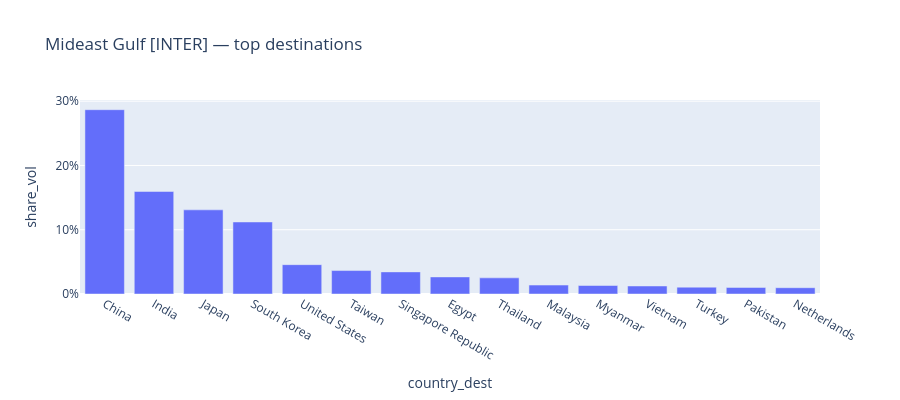
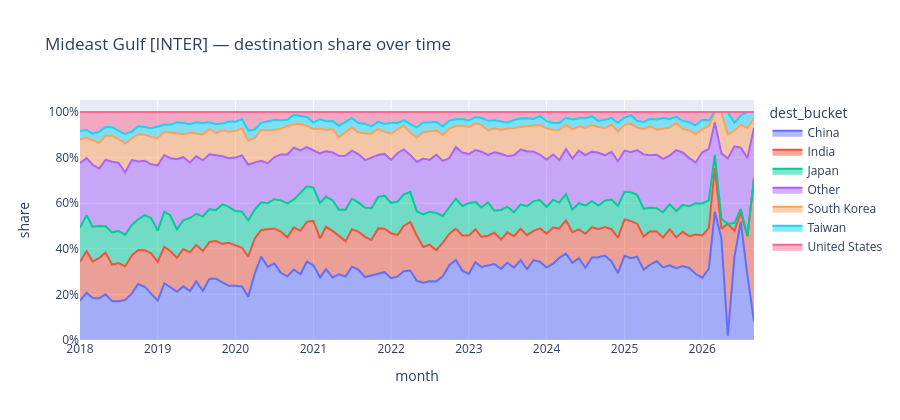

The notebook cell saved with these charts, in order:
### Markdown cell above
## 2. Destination mix

### Code cell
if FLOW_SCOPE == "INTRA":
    dz = (
        df.groupby("zone_dest", as_index=False)
        .agg(cargoes=("trade_id", "nunique"), volume_bbl=("volume_bbl", "sum"))
        .sort_values("volume_bbl", ascending=False)
    )
    dz["share_vol"] = dz["volume_bbl"] / dz["volume_bbl"].sum()
    display(Markdown("### Top discharge zones (INTRA)"))
    display(dz.head(15))
    fig = px.bar(dz.head(12), x="zone_dest", y="share_vol",
                 title=f"{cdef.label} INTRA — discharge zones")
    fig.update_layout(height=400, yaxis_tickformat=".0%")
    fig.show()
else:
    dm = dest_mix(df, top_n=15)
    display(dm)
    fig = px.bar(dm, x="country_dest", y="share_vol",
                 title=f"{cdef.label} [{FLOW_SCOPE}] — top destinations")
    fig.update_layout(height=400, yaxis_tickformat=".0%")
    fig.show()
    dm_m = dest_mix_monthly(df, countries=TOP_DEST_TRACK)
    fig2 = px.area(dm_m, x="month", y="share", color="dest_bucket",
                   title=f"{cdef.label} [{FLOW_SCOPE}] — destination share over time")
    fig2.update_layout(height=420, yaxis_tickformat=".0%")
    fig2.show()
